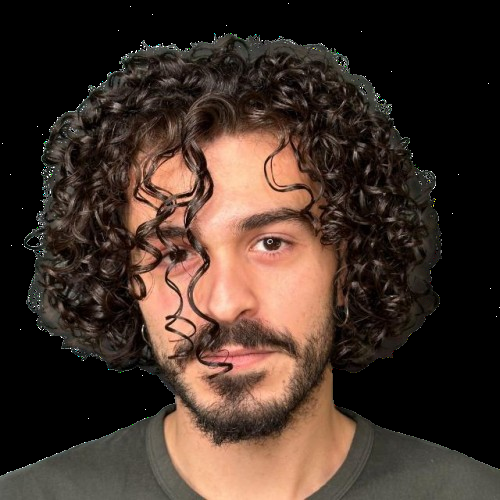
#> input picture images/Brini.png, 500 x 500 px
$ python -i utils.py   (imports and definitions only)   (older library calls are emulated)
#> lines starting #> are read from the running program, lines starting #| are printed output that depends on the picture
"""
Rendering utility functions.
"""

from pathlib import Path
from typing import Dict, List, Tuple

import cairo
import imageio
import numpy as np

# Every video in the pipeline goes through these settings, so clips can be
# concatenated later with a stream copy instead of being re-encoded.
VIDEO_CODEC = 'libx264'
VIDEO_QUALITY = 8
VIDEO_PIXELFORMAT = 'yuv420p'


# [71 lines left out: functions open_video_writer, create_surface, surface_to_numpy, not called in this run]


def load_rgb_image(path: str, background=(1.0, 1.0, 1.0)) -> np.ndarray:
    """
    Load an image as float32 RGB in [0, 1], flattening alpha onto `background`.

    Target images are usually RGBA cut-outs whose transparent pixels are stored
    as pure black. Reading them without the alpha channel turns 80% of the
    image into black, which the particle stage would then happily paint onto
    the canvas. Compositing first keeps the transparent area the same colour as
    the render background, so stray particles stay invisible.
    """
#> called with path = '../images/Brini.png', background = (1, 1, 1)
    import cv2  # local import: only the particle path needs OpenCV

    image = cv2.imread(str(path), cv2.IMREAD_UNCHANGED)
#> image is the input picture: shape (500, 500, 4); mean B, G, R, A 41.2, 50.1, 67, 151.3
    if image is None:
        raise FileNotFoundError(f"Image not found: {path}")

    if image.ndim == 2:
        image = cv2.cvtColor(image, cv2.COLOR_GRAY2RGB)
    elif image.shape[2] == 4:
        image = cv2.cvtColor(image, cv2.COLOR_BGRA2RGBA)
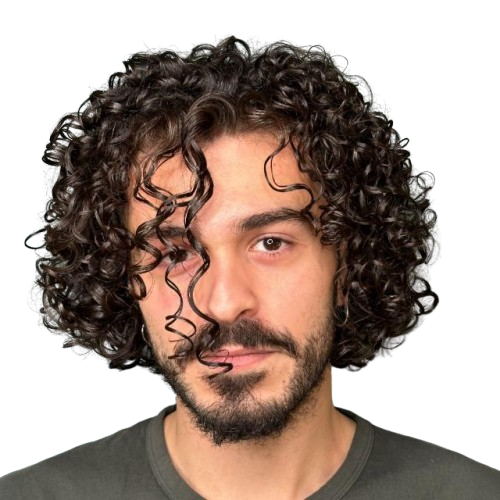
#> image: shape (500, 500, 4); mean R, G, B, A 67, 50.1, 41.2, 151.3; transparent parts drawn white
    else:
        image = cv2.cvtColor(image, cv2.COLOR_BGR2RGB)

    image = image.astype(np.float32) / 255.0

    if image.shape[2] == 4:
        alpha = image[..., 3:4]
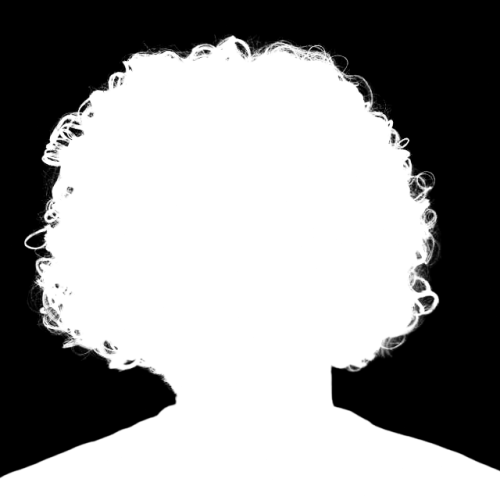
#> alpha: shape (500, 500, 1) float32; min 0, max 1, mean 0.593
        canvas = np.asarray(background, dtype=np.float32).reshape(1, 1, 3)
        image = image[..., :3] * alpha + canvas * (1.0 - alpha)
#> image: shape (500, 500, 3) float32

    return np.ascontiguousarray(image)


def max_polyline_depth(polylines: List[Dict]) -> int:
    """Deepest point depth in an SCA polyline set (1 when the tree is empty)."""
    return max((p['depths'][-1] for p in polylines), default=1)


# [61 lines left out: functions draw_line, get_time_dilated_indices, not called in this run]

>>> result = load_rgb_image('../images/Brini.png')

$ run again, on images/Vale_Ettore.png
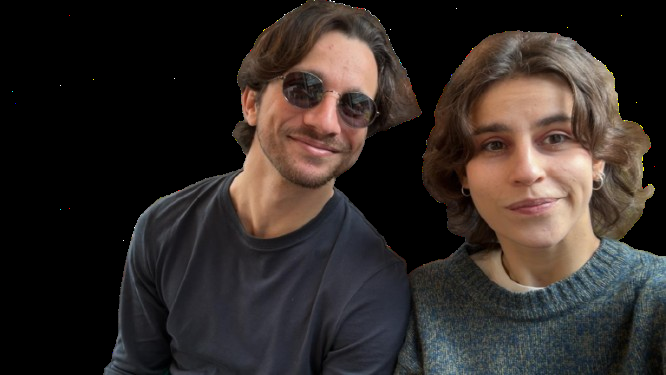
#> input picture images/Vale_Ettore.png, 666 x 375 px
#> in load_rgb_image, image is the input picture: shape (375, 666, 4); mean B, G, R, A 39.1, 42.4, 49.9, 145.4
#> in load_rgb_image, `image = cv2.cvtColor(image, cv2.COLOR_BGRA2RGBA)`:
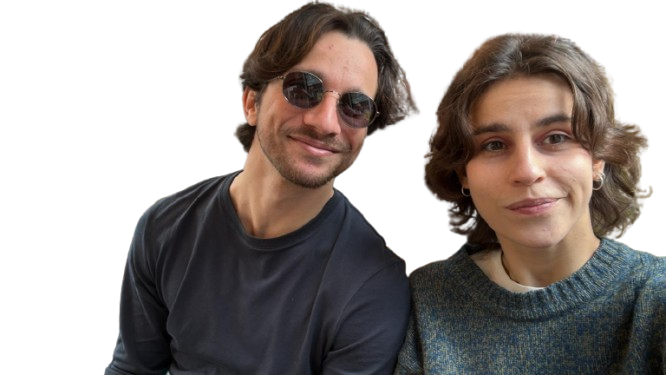
#> image: shape (375, 666, 4); mean R, G, B, A 49.9, 42.4, 39.1, 145.4; transparent parts drawn white
#> in load_rgb_image, `alpha = image[..., 3:4]`:
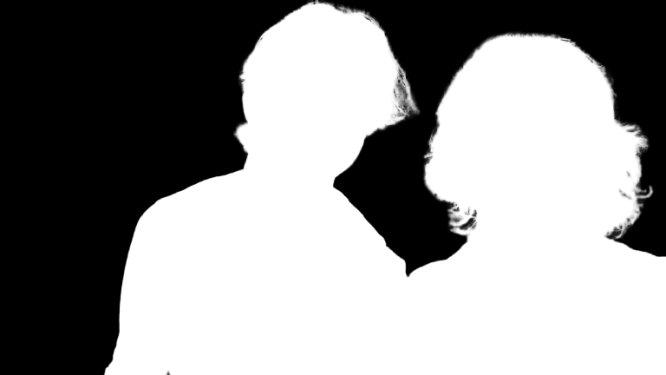
#> alpha: shape (375, 666, 1) float32; min 0, max 1, mean 0.57

$ run again, on images/ballerina.png
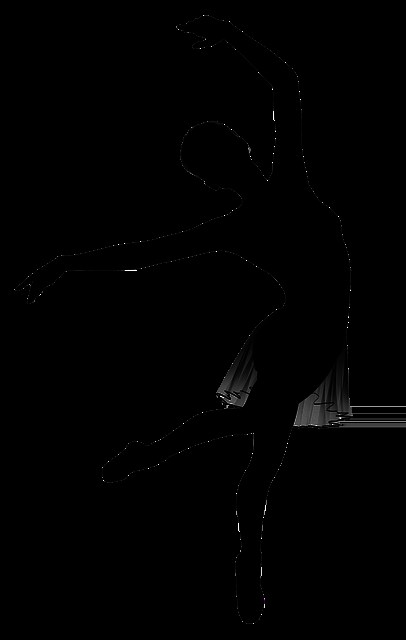
#> input picture images/ballerina.png, 406 x 640 px
#> in load_rgb_image, image is the input picture: shape (640, 406, 4); mean B, G, R, A 1, 1, 1, 44.9
#> in load_rgb_image, `image = cv2.cvtColor(image, cv2.COLOR_BGRA2RGBA)`:
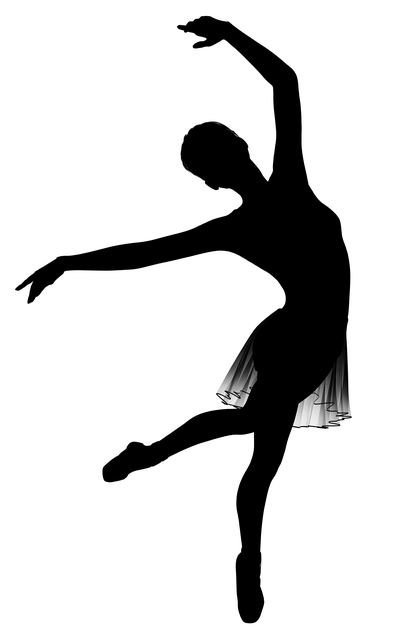
#> image: shape (640, 406, 4); mean R, G, B, A 1, 1, 1, 44.9; transparent parts drawn white
#> in load_rgb_image, `alpha = image[..., 3:4]`:
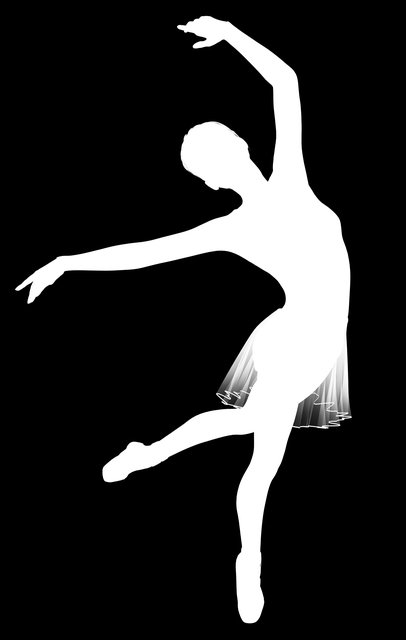
#> alpha: shape (640, 406, 1) float32; min 0, max 1, mean 0.176
